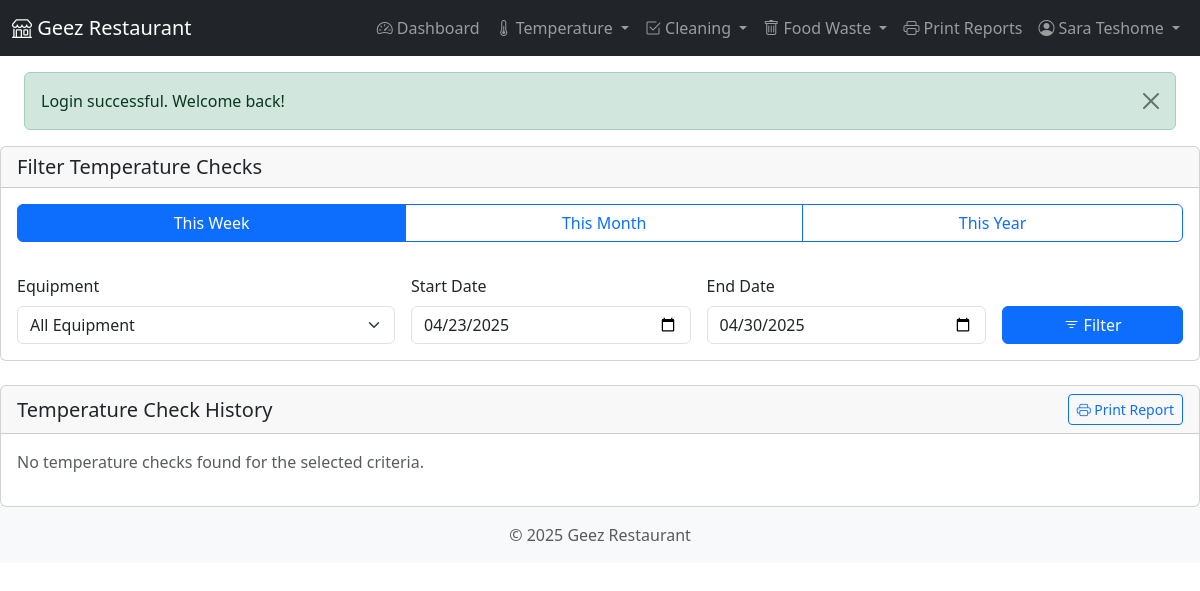
/modules/temperature/view.php (signed in), run on an earlier commit of the app's database.
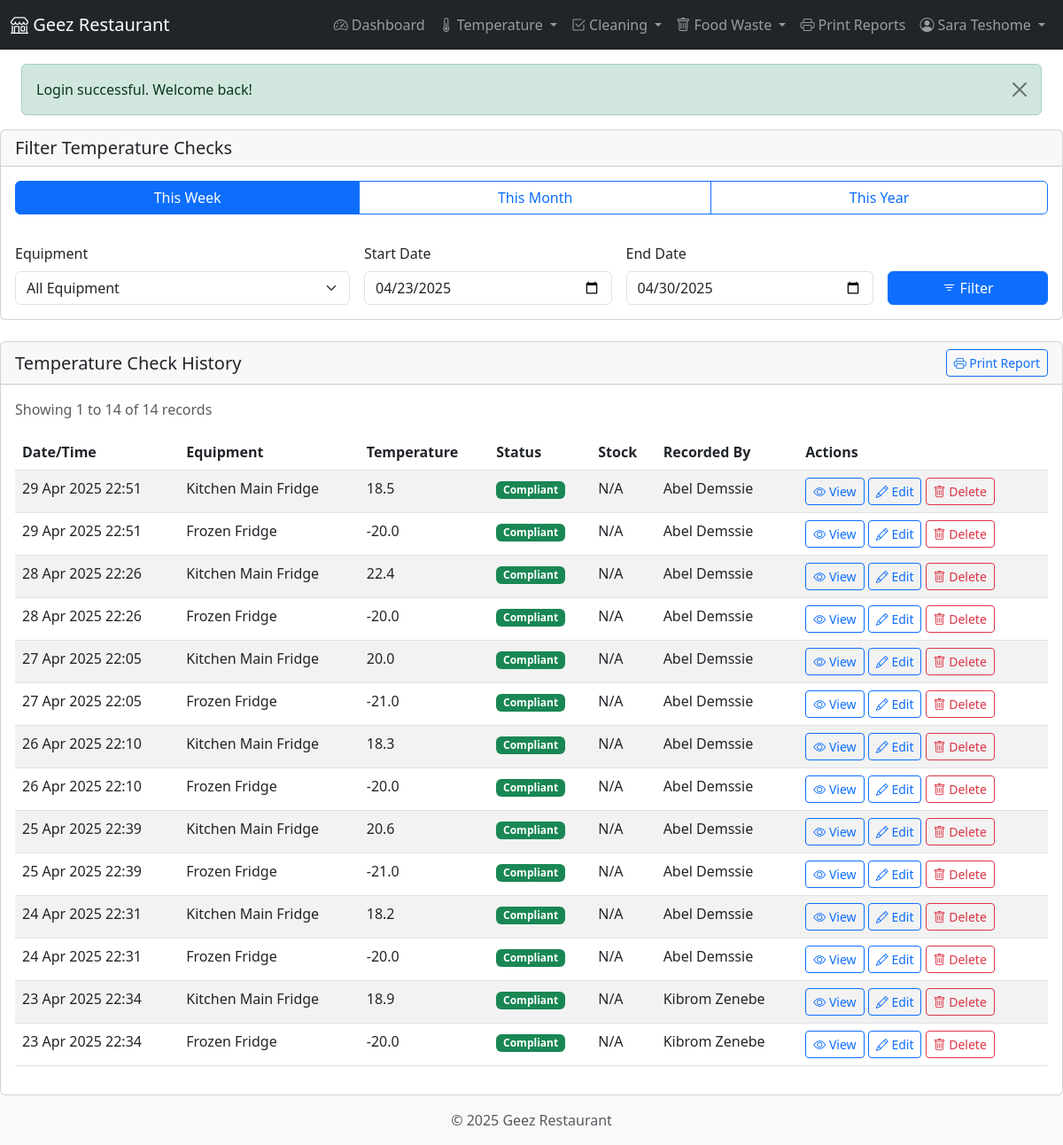
And on a later commit of the database.
### tables this page shows
CREATE TABLE `temperature_checks` (
  `check_id` int(11) NOT NULL,
  `equipment_id` int(11) NOT NULL,
  `temperature` decimal(5,1) NOT NULL,
  `is_compliant` tinyint(1) NOT NULL,
  `corrective_action` text DEFAULT NULL,
  `check_date` date NOT NULL,
  `check_time` time NOT NULL,
  `checked_by_user_id` int(11) NOT NULL,
  `created_at` datetime NOT NULL,
  `updated_at` datetime DEFAULT NULL
);

CREATE TABLE `equipment` (
  `equipment_id` int(11) NOT NULL,
  `name` varchar(100) NOT NULL,
  `location` varchar(100) NOT NULL,
  `content` varchar(255) DEFAULT NULL COMMENT 'Typical content stored in the equipment',
  `quantity_in_stock` int(11) DEFAULT NULL COMMENT 'Current quantity of items in stock',
  `min_stock_quantity` int(11) DEFAULT NULL COMMENT 'Minimum desired stock quantity',
  `min_temp` decimal(5,1) NOT NULL,
  `max_temp` decimal(5,1) NOT NULL,
  `check_frequency` varchar(50) NOT NULL,
  `is_active` tinyint(1) NOT NULL DEFAULT 1,
  `created_at` datetime NOT NULL,
  `updated_at` datetime DEFAULT NULL
);

CREATE TABLE `users` (
  `user_id` int(11) NOT NULL,
  `username` varchar(50) NOT NULL,
  `password` varchar(255) NOT NULL,
  `full_name` varchar(100) NOT NULL,
  `email` varchar(100) DEFAULT NULL,
  `initials` varchar(10) DEFAULT NULL,
  `role` enum('admin','manager','staff') NOT NULL DEFAULT 'staff',
  `is_active` tinyint(1) NOT NULL DEFAULT 1,
  `last_login` datetime DEFAULT NULL,
  `created_at` datetime NOT NULL,
  `updated_at` datetime DEFAULT NULL
);

### classes/TempCheck.php (called while the page is built, shortened)
<?php
class TempCheck {
    private $db;
    public function __construct($db) {
        $this->db = $db;
    }
    public function getAllPaginated($limit = 20, $offset = 0, $period = null, $equipment_id = null, $start_date = null, $end_date = null) {
        $params = [];
        $where = [];
        if ($period) {
            $today = date('Y-m-d');
            if ($period == 'week') {
                $where[] = "tc.check_date >= DATE_SUB(?, INTERVAL 1 WEEK)";
                $params[] = $today;
            } elseif ($period == 'month') {
                $where[] = "tc.check_date >= DATE_SUB(?, INTERVAL 1 MONTH)";
                $params[] = $today;
            } elseif ($period == 'year') {
                $where[] = "tc.check_date >= DATE_SUB(?, INTERVAL 1 YEAR)";
                $params[] = $today;
            }
        }
        if (!$period || ($start_date && $end_date)) {
            if ($start_date) {
                $where[] = "tc.check_date >= ?";
                $params[] = $start_date;
            }
            if ($end_date) {
                $where[] = "tc.check_date <= ?";
                $params[] = $end_date;
            }
        }
        $where_clause = !empty($where) ? "WHERE " . implode(" AND ", $where) : "";
        $count_sql = "SELECT COUNT(*) as total
                     FROM temperature_checks tc
                     JOIN equipment e ON tc.equipment_id = e.equipment_id
                     JOIN users u ON tc.checked_by_user_id = u.user_id
                     {$where_clause}";
        $total_count = $this->db->fetchRow($count_sql, $params)['total'];
        $query_params = $params;
        $sql = "SELECT tc.*, CONCAT(tc.check_date, ' ', tc.check_time) as check_timestamp,
                tc.temperature as temperature_reading, tc.created_at as recorded_at,
                e.name as equipment_name, u.full_name as recorded_by
                FROM temperature_checks tc
                JOIN equipment e ON tc.equipment_id = e.equipment_id
                JOIN users u ON tc.checked_by_user_id = u.user_id
                {$where_clause}
                ORDER BY tc.check_date DESC, tc.check_time DESC
                LIMIT ? OFFSET ?";
        $query_params[] = (int)$limit;
        $query_params[] = (int)$offset;
        $results = $this->db->fetchAll($sql, $query_params);
        return [
            'records' => $results,
            'total' => $total_count
        ];
    }
}

### classes/Database.php (called while the page is built, shortened)
<?php
class Database {
    private $host = DB_HOST;
    private $dbname = DB_NAME;
    private $username = DB_USER;
    private $password = DB_PASS;
    private $charset = DB_CHARSET;
    private $options = DB_OPTIONS;
    private $pdo;
    public function __construct() {
        $dsn = "mysql:host={$this->host};dbname={$this->dbname};charset={$this->charset}";
        try {
            $this->pdo = new PDO($dsn, $this->username, $this->password, $this->options);
        } catch (PDOException $e) {
            throw new Exception("Database connection failed: " . $e->getMessage());
        }
    }
    public function query($sql, $params = []) {
        try {
            $stmt = $this->pdo->prepare($sql);
            $stmt->execute($params);
            return $stmt;
        } catch (PDOException $e) {
            throw new Exception("Query failed: " . $e->getMessage());
        }
    }
    public function fetchRow($sql, $params = []) {
        $stmt = $this->query($sql, $params);
        return $stmt->fetch();
    }
    public function fetchAll($sql, $params = []) {
        $stmt = $this->query($sql, $params);
        return $stmt->fetchAll();
    }
}

### includes/functions.php (called while the page is built, shortened)
<?php
function formatDateTime($datetime, $format = 'Y-m-d H:i:s') {
    $dt = new DateTime($datetime);
    return $dt->format($format);
}
function generateCsrfToken() {
    return $_SESSION['csrf_token'];
}

### modules/temperature/view.php (the view, shortened to what the changed rows need)
<?php
require_once dirname(dirname(dirname(__FILE__))) . '/includes/header.php';
require_once CLASS_PATH . '/Equipment.php';
require_once CLASS_PATH . '/TempCheck.php';
$temp_check = new TempCheck($db);
$equipment_id = isset($_GET['equipment_id']) ? (int)$_GET['equipment_id'] : null;
$start_date = isset($_GET['start_date']) ? $_GET['start_date'] : date('Y-m-d', strtotime('-7 days'));
$end_date = isset($_GET['end_date']) ? $_GET['end_date'] : date('Y-m-d');
$period = isset($_GET['period']) ? $_GET['period'] : 'week';
if (!isset($_GET['start_date']) || !isset($_GET['end_date'])) {
    switch ($period) {
        case 'week':
            $start_date = date('Y-m-d', strtotime('-7 days'));
            $end_date = date('Y-m-d');
            break;
    }
}
$records_per_page = 20;
$page = isset($_GET['page']) ? (int)$_GET['page'] : 1;
$offset = ($page - 1) * $records_per_page;
$check_id = isset($_GET['id']) ? (int)$_GET['id'] : null;
$check_details = null;
if ($check_id) {
    $temperature_checks = [];
    $total_records = 0;
} else {
    $result = $temp_check->getAllPaginated($records_per_page, $offset, $period, $equipment_id, $start_date, $end_date);
    $temperature_checks = $result['records'];
    $total_records = $result['total'];
}
?>
<?php if ($check_details): ?>
<div class="row justify-content-center">
    <div class="col-md-8">
        <div class="card shadow-sm">
            <div class="card-header">
                <h5 class="card-title mb-0">Temperature Check Details</h5>
            </div>
            <div class="card-body">
                <div class="row mb-3">
                    <div class="col-md-4 fw-bold">Equipment:</div>
                    <div class="col-md-8"><?php echo htmlspecialchars($check_details['equipment_name']); ?></div>
                </div>
                <div class="row mb-3">
                    <div class="col-md-4 fw-bold">Date & Time:</div>
                    <div class="col-md-8"><?php echo formatDateTime($check_details['check_timestamp'], 'd M Y H:i'); ?></div>
                </div>
                <div class="row mb-3">
                    <div class="col-md-4 fw-bold">Temperature Reading:</div>
                    <div class="col-md-8"><?php echo htmlspecialchars($check_details['temperature_reading']); ?></div>
                </div>
                <div class="row mb-3">
                    <div class="col-md-4 fw-bold">Compliance Status:</div>
                    <div class="col-md-8">
                        <span class="badge bg-<?php echo isset($check_details['is_compliant']) && $check_details['is_compliant'] ? 'success' : 'danger'; ?>">
                            <?php echo isset($check_details['is_compliant']) && $check_details['is_compliant'] ? 'Compliant' : 'Non-Compliant'; ?>
                        </span>
                    </div>
                </div>
                <?php if (!empty($check_details['stock_quantity_observed'])): ?>
                <div class="row mb-3">
                    <div class="col-md-4 fw-bold">Stock Quantity:</div>
                    <div class="col-md-8"><?php echo htmlspecialchars($check_details['stock_quantity_observed']); ?></div>
                </div>
                <?php endif; ?>
                <?php if (!empty($check_details['notes'])): ?>
                <div class="row mb-3">
                    <div class="col-md-4 fw-bold">Notes:</div>
                    <div class="col-md-8"><?php echo nl2br(htmlspecialchars($check_details['notes'])); ?></div>
                </div>
                <?php endif; ?>
                <?php if (!empty($check_details['corrective_action'])): ?>
                <div class="row mb-3">
                    <div class="col-md-4 fw-bold">Corrective Action:</div>
                    <div class="col-md-8"><?php echo nl2br(htmlspecialchars($check_details['corrective_action'])); ?></div>
                </div>
                <?php endif; ?>
                <div class="row mb-3">
                    <div class="col-md-4 fw-bold">Recorded By:</div>
                    <div class="col-md-8"><?php echo htmlspecialchars($check_details['recorded_by']); ?></div>
                </div>
                <div class="row mb-3">
                    <div class="col-md-4 fw-bold">Recorded At:</div>
                    <div class="col-md-8"><?php echo formatDateTime($check_details['recorded_at'], 'd M Y H:i:s'); ?></div>
                </div>
                <div class="d-grid gap-2 d-md-flex justify-content-md-end mt-4">
                    <a href="<?php echo BASE_URL; ?>/modules/temperature/view.php" class="btn btn-outline-secondary">
                        <i class="bi bi-arrow-left"></i> Back to List
                    </a>
                    <a href="<?php echo BASE_URL; ?>/modules/temperature/edit.php?id=<?php echo $check_details['check_id']; ?>" class="btn btn-outline-primary">
                        <i class="bi bi-pencil"></i> Edit
                    </a>
                    <button type="button" class="btn btn-outline-danger" data-bs-toggle="modal" data-bs-target="#deleteModal">
                        <i class="bi bi-trash"></i> Delete
                    </button>
                    <a href="<?php echo BASE_URL; ?>/modules/temperature/print.php?id=<?php echo $check_details['check_id']; ?>" class="btn btn-outline-primary" target="_blank">
                        <i class="bi bi-printer"></i> Print
                    </a>
                </div>
            </div>
        </div>
    </div>
</div>
<div class="modal fade" id="deleteModal" tabindex="-1" aria-labelledby="deleteModalLabel" aria-hidden="true">
    <div class="modal-dialog">
        <div class="modal-content">
            <div class="modal-header">
                <h5 class="modal-title" id="deleteModalLabel">Confirm Delete</h5>
                <button type="button" class="btn-close" data-bs-dismiss="modal" aria-label="Close"></button>
            </div>
            <div class="modal-body">
                <p>Are you sure you want to delete this temperature check record? This action cannot be undone.</p>
            </div>
            <div class="modal-footer">
                <button type="button" class="btn btn-secondary" data-bs-dismiss="modal">Cancel</button>
                <form method="post" action="<?php echo BASE_URL; ?>/modules/temperature/delete.php">
                    <?php echo getCsrfTokenField(); ?>
                    <input type="hidden" name="check_id" value="<?php echo $check_details['check_id']; ?>">
                    <button type="submit" class="btn btn-danger">Delete</button>
                </form>
            </div>
        </div>
    </div>
</div>
<?php else: ?>
<div class="row">
    <div class="col-md-12">
        <div class="card">
            <div class="card-body">
                <?php if (empty($temperature_checks)): ?>
                <p class="text-muted">No temperature checks found for the selected criteria.</p>
                <?php else: ?>
                <div class="d-flex justify-content-between align-items-center mb-3">
                    <p class="text-muted mb-0">
                        Showing <?php echo min(($page - 1) * $records_per_page + 1, $total_records); ?> to
                        <?php echo min($page * $records_per_page, $total_records); ?> of
                        <?php echo $total_records; ?> records
                    </p>
                </div>
                <div class="table-responsive">
                    <table class="table table-striped table-hover">
                        <thead>
                            <tr>
                                <th>Date/Time</th>
                                <th>Equipment</th>
                                <th>Temperature</th>
                                <th>Status</th>
                                <th>Stock</th>
                                <th>Recorded By</th>
                                <th>Actions</th>
                            </tr>
                        </thead>
                        <tbody>
                            <?php foreach ($temperature_checks as $check): ?>
                            <tr>
                                <td><?php echo formatDateTime($check['check_timestamp'], 'd M Y H:i'); ?></td>
                                <td><?php echo htmlspecialchars($check['equipment_name']); ?></td>
                                <td><?php echo htmlspecialchars($check['temperature_reading']); ?></td>
                                <td>
                                    <span class="badge bg-<?php echo isset($check['is_compliant']) && $check['is_compliant'] ? 'success' : 'danger'; ?>">
                                        <?php echo isset($check['is_compliant']) && $check['is_compliant'] ? 'Compliant' : 'Non-Compliant'; ?>
                                    </span>
                                </td>
                                <td><?php echo htmlspecialchars($check['stock_quantity_observed'] ?? 'N/A'); ?></td>
                                <td><?php echo htmlspecialchars($check['recorded_by']); ?></td>
                                <td>
                                    <a href="<?php echo BASE_URL; ?>/modules/temperature/view.php?id=<?php echo $check['check_id']; ?>" class="btn btn-sm btn-outline-primary">
                                        <i class="bi bi-eye"></i> View
                                    </a>
                                    <a href="<?php echo BASE_URL; ?>/modules/temperature/edit.php?id=<?php echo $check['check_id']; ?>" class="btn btn-sm btn-outline-primary">
                                        <i class="bi bi-pencil"></i> Edit
                                    </a>
                                    <a href="#" class="btn btn-sm btn-outline-danger"
                                       onclick="if(confirm('Are you sure you want to delete this record?')) window.location.href='<?php echo BASE_URL; ?>/modules/temperature/delete.php?id=<?php echo $check['check_id']; ?>&csrf_token=<?php echo urlencode(generateCsrfToken()); ?>'">
                                        <i class="bi bi-trash"></i> Delete
                                    </a>
                                </td>
                            </tr>
                            <?php endforeach; ?>
                        </tbody>
                    </table>
                </div>
                <?php endif; ?>
            </div>
        </div>
    </div>
</div>
<?php endif; ?>
<?php
require_once dirname(dirname(dirname(__FILE__))) . '/includes/footer.php';
?>

What changed in the data, as far as the page shows it:
added temperature_checks: check_timestamp "29 Apr 2025 22:51", equipment.name "Kitchen Main Fridge", temperature "18.5", is_compliant "Compliant", stock_quantity_observed "N/A", checked_by_user.full_name "Abel Demssie"
added temperature_checks: check_timestamp "29 Apr 2025 22:51", equipment.name "Frozen Fridge", temperature "-20.0", is_compliant "Compliant", stock_quantity_observed "N/A", checked_by_user.full_name "Abel Demssie"
added temperature_checks: check_timestamp "28 Apr 2025 22:26", equipment.name "Kitchen Main Fridge", temperature "22.4", is_compliant "Compliant", stock_quantity_observed "N/A", checked_by_user.full_name "Abel Demssie"
added temperature_checks: check_timestamp "28 Apr 2025 22:26", equipment.name "Frozen Fridge", temperature "-20.0", is_compliant "Compliant", stock_quantity_observed "N/A", checked_by_user.full_name "Abel Demssie"
added temperature_checks: check_timestamp "27 Apr 2025 22:05", equipment.name "Kitchen Main Fridge", temperature "20.0", is_compliant "Compliant", stock_quantity_observed "N/A", checked_by_user.full_name "Abel Demssie"
added temperature_checks: check_timestamp "27 Apr 2025 22:05", equipment.name "Frozen Fridge", temperature "-21.0", is_compliant "Compliant", stock_quantity_observed "N/A", checked_by_user.full_name "Abel Demssie"
added temperature_checks: check_timestamp "26 Apr 2025 22:10", equipment.name "Kitchen Main Fridge", temperature "18.3", is_compliant "Compliant", stock_quantity_observed "N/A", checked_by_user.full_name "Abel Demssie"
added temperature_checks: check_timestamp "26 Apr 2025 22:10", equipment.name "Frozen Fridge", temperature "-20.0", is_compliant "Compliant", stock_quantity_observed "N/A", checked_by_user.full_name "Abel Demssie"
added temperature_checks: check_timestamp "25 Apr 2025 22:39", equipment.name "Kitchen Main Fridge", temperature "20.6", is_compliant "Compliant", stock_quantity_observed "N/A", checked_by_user.full_name "Abel Demssie"
added temperature_checks: check_timestamp "25 Apr 2025 22:39", equipment.name "Frozen Fridge", temperature "-21.0", is_compliant "Compliant", stock_quantity_observed "N/A", checked_by_user.full_name "Abel Demssie"
added temperature_checks: check_timestamp "24 Apr 2025 22:31", equipment.name "Kitchen Main Fridge", temperature "18.2", is_compliant "Compliant", stock_quantity_observed "N/A", checked_by_user.full_name "Abel Demssie"
added temperature_checks: check_timestamp "24 Apr 2025 22:31", equipment.name "Frozen Fridge", temperature "-20.0", is_compliant "Compliant", stock_quantity_observed "N/A", checked_by_user.full_name "Abel Demssie"
added temperature_checks: check_timestamp "23 Apr 2025 22:34", equipment.name "Kitchen Main Fridge", temperature "18.9", is_compliant "Compliant", stock_quantity_observed "N/A", checked_by_user.full_name "Kibrom Zenebe"
added temperature_checks: check_timestamp "23 Apr 2025 22:34", equipment.name "Frozen Fridge", temperature "-20.0", is_compliant "Compliant", stock_quantity_observed "N/A", checked_by_user.full_name "Kibrom Zenebe"
Also different on the page:
min(($page - 1) * $records_per_page + 1, $total_records): (not shown) → "1"
min($page * $records_per_page, $total_records): (not shown) → "14"
$total_records: (not shown) → "14"
text no longer shown: "No temperature checks found for the selected criteria."
text now shown: "Showing to of records Date/Time Equipment Temperature Status Stock Recorded By Actions"
